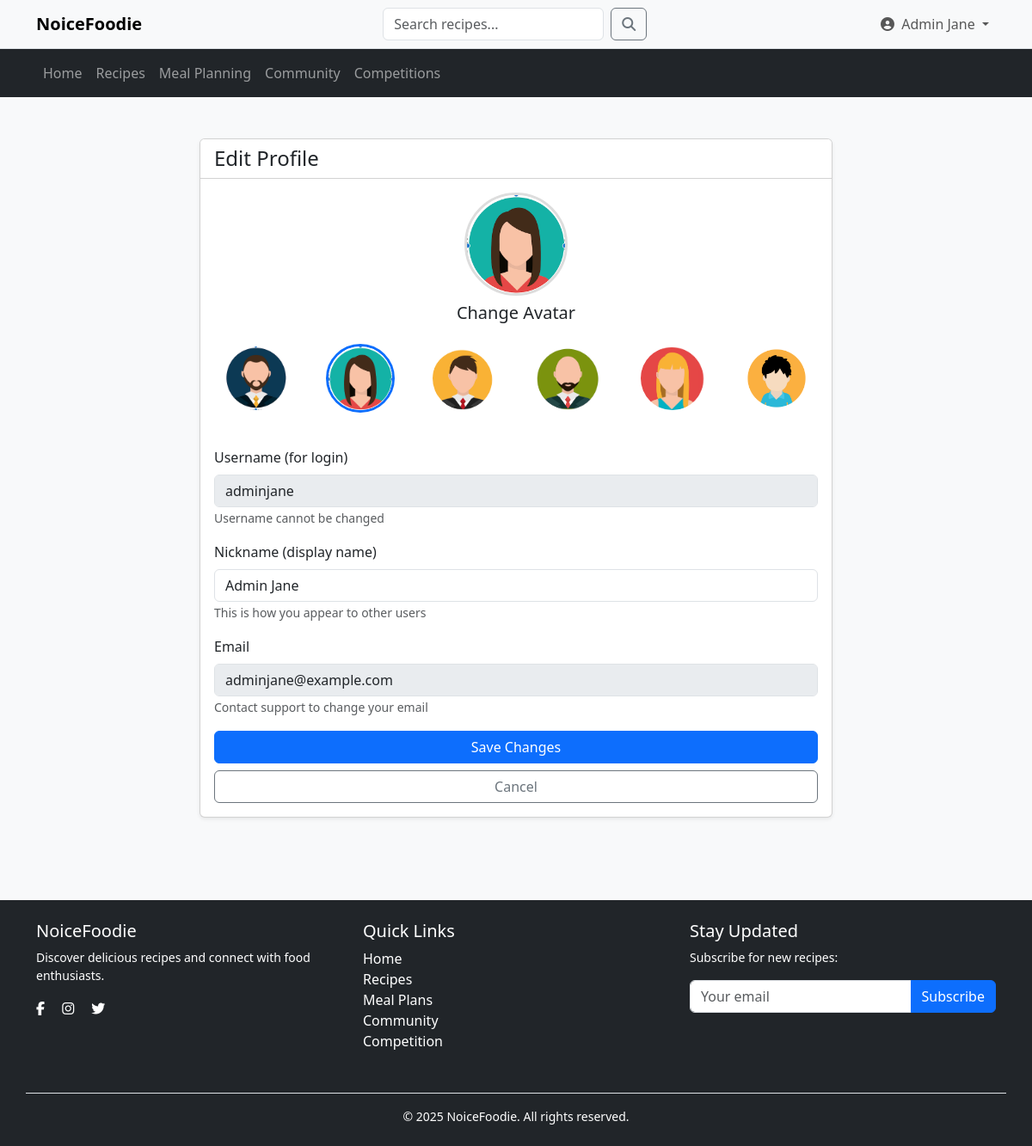
/users/edit_profile.php (signed in), run on the app's committed database.
### tables this page shows
CREATE TABLE users (
  user_id int(11) NOT NULL AUTO_INCREMENT PRIMARY KEY,
  username varchar(50) NOT NULL,
  nickname varchar(100) DEFAULT NULL,
  email varchar(100) NOT NULL,
  password varchar(255) NOT NULL,
  registration_date TIMESTAMP DEFAULT CURRENT_TIMESTAMP,
  reset_token varchar(255) DEFAULT NULL,
  reset_token_expiry datetime DEFAULT NULL,
  avatar int(11) DEFAULT 0,
  is_admin TINYINT(1) DEFAULT 0,
  UNIQUE KEY email (email)
);

### users/edit_profile.php (the view, shortened to what this page needs)
<?php
require_once '../config/db.php';
$user_id = $_SESSION['user_id'];
$stmt = $usersDB->prepare("SELECT username, nickname, email FROM users WHERE user_id = ?");
$stmt->execute([$user_id]);
$user = $stmt->fetch(PDO::FETCH_ASSOC);
$preset_avatars = [
    'avatar1.png',
    'avatar2.png',
    'avatar3.png',
    'avatar4.png',
    'avatar5.png',
    'avatar6.png'
];
?>
<!DOCTYPE html>
<html lang="en">
<head>
    <link href="https://cdn.jsdelivr.net/npm/bootstrap@5.3.2/dist/css/bootstrap.min.css" rel="stylesheet">
    <link rel="stylesheet" href="https://cdn.jsdelivr.net/npm/bootstrap-icons/font/bootstrap-icons.css">
    <link rel="stylesheet" href="https://cdnjs.cloudflare.com/ajax/libs/font-awesome/6.0.0/css/all.min.css">
</head>
<body class="bg-light">
    <?php include '../includes/navigation.php'; ?>
    <div class="container py-5">
        <div class="row justify-content-center">
            <div class="col-md-8">
                <div class="card shadow-sm">
                    <div class="card-header bg-white">
                        <h4 class="mb-0">Edit Profile</h4>
                    </div>
                    <div class="card-body">
                        <form method="POST">
                            <div class="text-center mb-4">
                                <?php
                                $current_avatar = $preset_avatars[$_SESSION['avatar'] ?? 0] ?? $preset_avatars[0];
                                ?>
                                <img src="../assets/avatars/<?= $current_avatar ?>" class="current-avatar mb-2" id="currentAvatarPreview">
                                <h5>Change Avatar</h5>
                            </div>
                            <div class="row mb-4 justify-content-center">
                                <?php foreach ($preset_avatars as $index => $avatar): ?>
                                    <div class="col-4 col-sm-3 col-md-2 text-center mb-3">
                                        <img src="../assets/avatars/<?= $avatar ?>"
                                             class="avatar-option <?= ($index == ($_SESSION['avatar'] ?? 0)) ? 'selected' : '' ?>"
                                             onclick="selectAvatar(<?= $index ?>, '<?= $avatar ?>')">
                                    </div>
                                <?php endforeach; ?>
                            </div>
                            <div class="mb-3">
                                <label class="form-label">Username (for login)</label>
                                <input type="text" class="form-control" value="<?= htmlspecialchars($user['username']) ?>" disabled>
                                <small class="text-muted">Username cannot be changed</small>
                            </div>
                            <div class="mb-3">
                                <label for="nickname" class="form-label">Nickname (display name)</label>
                                <input type="text" class="form-control" id="nickname" name="nickname"
                                       value="<?= htmlspecialchars($_POST['nickname'] ?? $user['nickname'] ?? $user['username']) ?>" required>
                                <small class="text-muted">This is how you appear to other users</small>
                            </div>
                            <div class="mb-3">
                                <label class="form-label">Email</label>
                                <input type="text" class="form-control" value="<?= htmlspecialchars($user['email']) ?>" disabled>
                                <small class="text-muted">Contact support to change your email</small>
                            </div>
                            <div class="d-grid gap-2">
                                <button type="submit" class="btn btn-primary">Save Changes</button>
                                <a href="profile.php" class="btn btn-outline-secondary">Cancel</a>
                            </div>
                        </form>
                    </div>
                </div>
            </div>
        </div>
    </div>
    <?php include_once '../includes/footer.php'; ?>
</body>
</html>

### users/edit_profile.php (style rules this page uses)
.avatar-option { width: 80px; height: 80px; border-radius: 50%; object-fit: cover; cursor: pointer; border: 3px solid transparent; transition: all 0.2s; }
.avatar-option.selected { border-color: #0d6efd; }
.current-avatar { width: 120px; height: 120px; border-radius: 50%; object-fit: cover; border: 3px solid #ddd; }

### data on the page
users: username "adminjane", nickname "Admin Jane", email "adminjane@example.com"

### other printed values
$display_name "Admin Jane"
